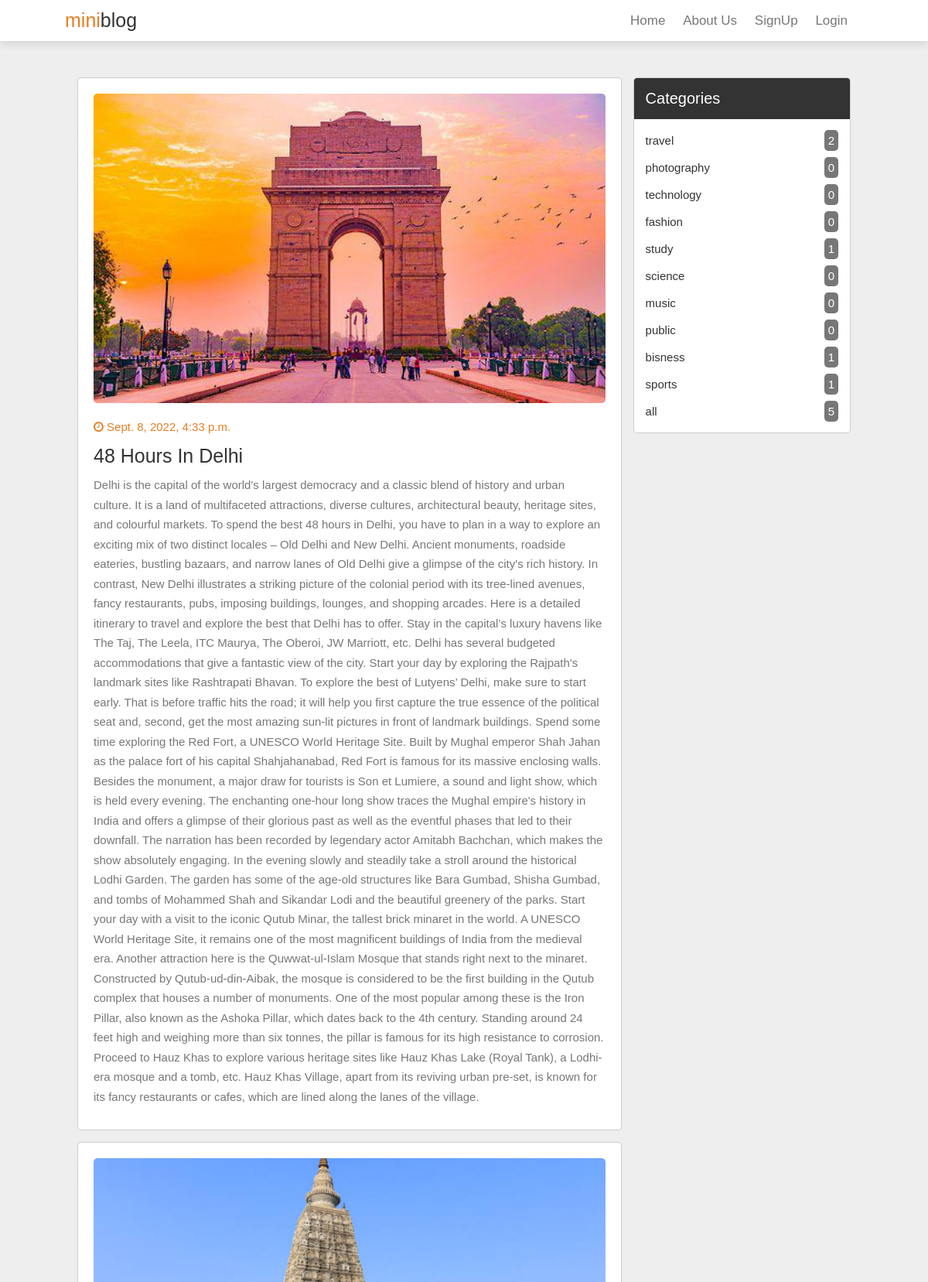
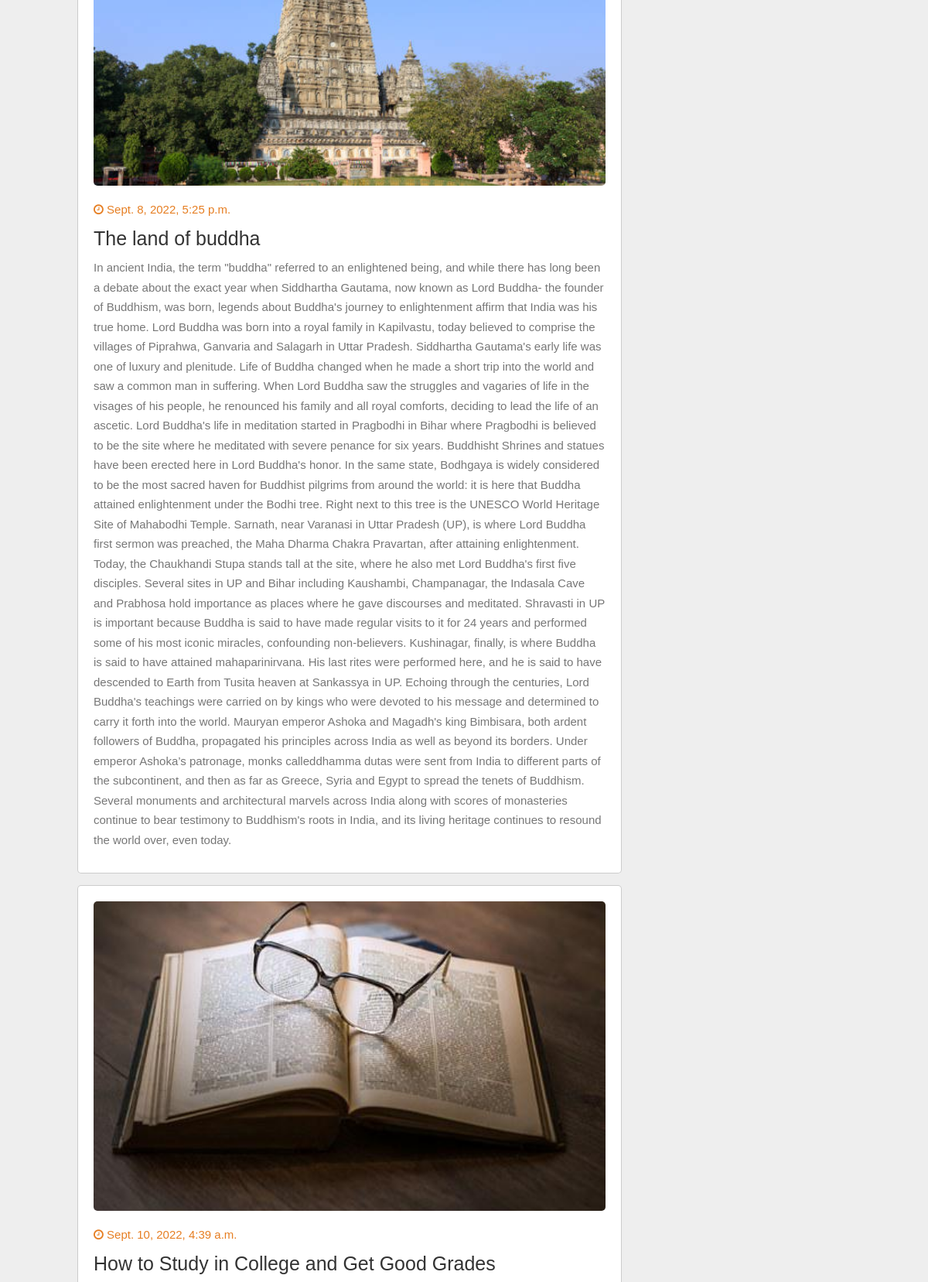
The page / (upper part) on the database its author committed (2 pictures, top to bottom).
### blog/models.py (models this page shows, shortened)
class Post(models.Model):
    img = models.ImageField(upload_to='upload/image/', default=0)
    title = models.CharField(max_length=50)
    category = models.ForeignKey(Category, on_delete=models.CASCADE, default=0)
    created_date = models.DateTimeField(default=timezone.now)
    desc = models.TextField()

class Category(models.Model):
    name = models.CharField(max_length=50)

### blog/views.py (the view)
# urls.py: 2. Add a URL to urlpatterns:  path('', views.home, name='home')
def home(request):
    posts = None
    count = None
    categories = Category.objects.all()
    count = Post.objects.all().count()
    category_id = request.GET.get('category')
    if category_id:
        posts = Post.objects.filter(category=category_id)
    else:
        posts = Post.objects.all()
    return render(request, 'blog/home.html', {'posts':posts, 'categories':categories, 'count':count})

### blog/templates/blog/home.html
{% extends 'blog/base.html' %}
{% load static %}
{% block content %}
<section class="container">
    <div class="posts-container">
        {% for post in posts %}
        <div class="post">
            <img src="{{post.img.url}}" alt="" srcset="" class="image">
            <div class="date">
                <i class="fa fa-clock-o" aria-hidden="true"></i>
                <span>{{post.created_date}}</span>
            </div>
            <h3 class="title">{{post.title}}</post></h3>
            <p class="text">{{post.desc}}</p>
        </div>
        {% endfor %}
    </div>
    <div class="sidebar">
        <div class="box">
            <h3 class="title">categories</h3>
            <div class="category">
                {% for category in categories %}
                <a href="/?category={{category.id}}"> {{category.name}} <span>{{ category.post_set.count }}</span></a>
                {% endfor %}
                <a href="/"> all <span>{{count}}</span></a>
            </div>
        </div>
    </div>
</section>
{% endblock content %}

### blog/static/blog/css/style.css (style rules this page uses)
:root { --orange:#e67e22; --black:#333; --light-color:#777; --blue:rgb(119, 162, 225); --border:.1rem solid rgba(0,0,0,0.2); --box-shadow:0 .5rem 1rem rgba(0,0,0,0.1); }
* { margin: 0; padding: 0; box-sizing: border-box; outline: none; border: none; text-decoration: none; font-family: Verdana, Geneva, Tahoma, sans-serif; font-weight: lighter; }
html { font-size: 62.5%; overflow-y: scroll; scroll-behavior: smooth; scroll-padding-top: 6rem; }
.container { display: grid; grid-template-columns: 2.5fr 1fr; gap: 1.5rem; background-color: #eee; padding: 10rem; }
.container .posts-container .post { width: 100%; padding: 2rem; background: #fff; border: var(--border); border-radius: .5rem; margin-bottom: 1.5rem; }
.container .posts-container .post .image { height: 40rem; width:100%; border-radius: .5rem; object-fit: cover; }
.container .posts-container .post .date { padding-top: 2rem; font-size: 1.5rem; color: var(--orange); }
.container .posts-container .post .title { padding-top:1.5rem; font-size: 2.5rem; color: var(--black); }
.container .posts-container .post .text { font-size: 1.5rem; line-height: 1.7; padding: 1rem 0; color: var(--light-color); }
.container .sidebar .box { border: var(--border); border-radius: 0.5rem; overflow: hidden; background: #fff; margin-bottom: 1.5rem; }
.container .sidebar .box .title { padding: 1.5rem; font-size: 2rem; color: #fff; background: var(--black); text-transform: capitalize; }
.container .sidebar .box .category { padding: 1rem 1.5rem; }
.container .sidebar .box .category a { padding: .4rem 0; font-size: 1.5rem; color: var(--black); display: flex; align-items: center; justify-content: space-between; }
.container .sidebar .box .category a span { background: var(--light-color); color: #fff; border-radius: 0.5rem; padding: 0.5rem; }

### rows shown on the page
Post: img (picture), created_date "Sept. 8, 2022, 4:33 p.m.", title "48 Hours In Delhi", desc "Delhi is the capital of the world's largest democracy and a classic blend of history and urban culture. It is a land of multifaceted attractions, diverse cultures, architectural beauty, heritage sites, and colourful markets. To spend the best 48 hours in Delhi, you have to plan in a way to explore an exciting mix of two distinct locales – Old Delhi and New Delhi. Ancient monuments, roadside eateries, bustling bazaars, and narrow lanes of Old Delhi give a glimpse of the city's rich history. In contrast, New Delhi illustrates a striking picture of the colonial period with its tree-lined avenues, fancy restaurants, pubs, imposing buildings, lounges, and shopping arcades. Here is a detailed…"
Post: img (picture), created_date "Sept. 8, 2022, 5:25 p.m.", title "The land of buddha", desc "In ancient India, the term \"buddha\" referred to an enlightened being, and while there has long been a debate about the exact year when Siddhartha Gautama, now known as Lord Buddha- the founder of Buddhism, was born, legends about Buddha's journey to enlightenment affirm that India was his true home. Lord Buddha was born into a royal family in Kapilvastu, today believed to comprise the villages of Piprahwa, Ganvaria and Salagarh in Uttar Pradesh. Siddhartha Gautama's early life was one of luxury and plenitude. Life of Buddha changed when he made a short trip into the world and saw a common man in suffering. When Lord Buddha saw the struggles and vagaries of life in the visages of his people,…"
Post: img (picture), created_date "Sept. 10, 2022, 4:39 a.m.", title "How to Study in College and Get Good Grades"
Category: name "travel", post_set.count "2"
Category: name "photography", post_set.count "0"
Category: name "technology", post_set.count "0"
Category: name "fashion", post_set.count "0"
Category: name "study", post_set.count "1"
Category: name "science", post_set.count "0"
Category: name "music", post_set.count "0"
Category: name "public", post_set.count "0"
Category: name "bisness", post_set.count "1"
Category: name "sports", post_set.count "1"

### other values the page prints
{{ count }} "5"
